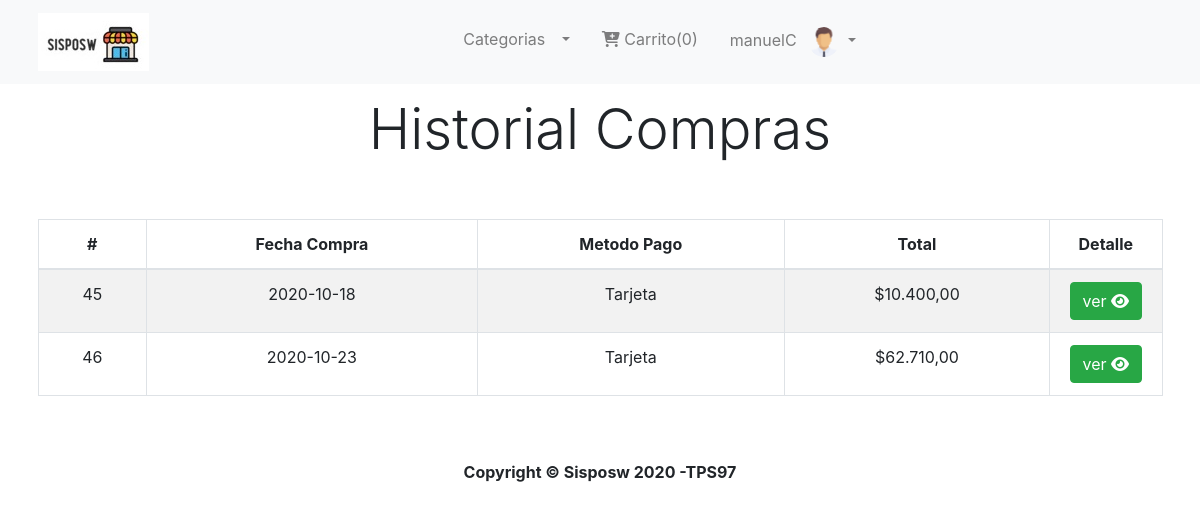
Page /HistorialCompras.php (signed in) on the committed database.
### tables this page shows
CREATE TABLE `ventas` (
  `id_venta` int(11) NOT NULL,
  `cliente` int(11) NOT NULL,
  `fecha_venta` varchar(10) NOT NULL,
  `total` double(20,2) NOT NULL,
  `metodo_pag` varchar(80) DEFAULT NULL
);

### control/conexion.php (called while the page is built, shortened)
<?php
	class Conexion {
		private $conectar;
		public function __construct() {
			$cadenaconexion = "mysql:hos=".servidor.";dbname=".bd.";charset=utf8";
			try {
			$this->conectar = new PDO($cadenaconexion,usuario,clave);
			$this->conectar->setAttribute(PDO::ATTR_ERRMODE, PDO::ERRMODE_EXCEPTION);
			} catch (PDOException $error) {
			}
		}
		public function conectar(){
			return $this->conectar;
		}
	}

### control/CtrlVentas.php (called while the page is built, shortened)
<?php
require_once "conexion.php";
class CtrlVentas extends Conexion
{
    private $conexion;
    function __construct()
    {
        $this->conexion = new Conexion();
        $this->conexion = $this->conexion->conectar();
    }
    public function listaVentasCliente($id_cliente)
    {
        $sql = "SELECT * FROM ventas WHERE cliente=" . $id_cliente;
        $ejecutar = $this->conexion->query($sql);
        $respuesta = $ejecutar->fetchall(PDO::FETCH_ASSOC);
        return $respuesta;
    }
}

### HistorialCompras.php (the view, shortened to what this page needs)
<?php
require_once "control/CtrlVentas.php";
$login = $_SESSION['login'];
$id_cliente = $login['id_cliente'];
$CtrlVentas = new CtrlVentas();
$historial = $CtrlVentas->listaVentasCliente($id_cliente);
?>
<!doctype html>
<html lang="es">
<head>
  <?php include "plantilla/link.php" ?>
</head>
<body>
  <?php include 'plantilla/cabecera.php'; ?>
  <br><br>
  <h2 class="display-4 text-center">Historial Compras</h2>
  <br><br>
  <div class="container">
    <div class="table-responsive">
      <table id="tablacompras" class="table table-striped table-bordered">
        <thead class="text-center">
          <th>#</th>
          <th>Fecha Compra</th>
          <th>Metodo Pago</th>
          <th>Total</th>
          <th>Detalle</th>
        </thead>
        <tbody>
          <?php
          foreach ($historial as $venta) {
          ?>
            <tr>
              <td class="text-center"><?php echo $venta['id_venta'] ?></td>
              <td class="text-center"><?php echo $venta['fecha_venta'] ?></td>
              <td class="text-center"><?php echo $venta['metodo_pag'] ?></td>
              <td class="text-center">$<?php echo number_format($venta['total'],2,',','.') ?></td>
              <td width="10% text-center" align="center">
                <form action="factura/factura.php" method="POST">
                  <button class=" btn btn-success " type="submit" <b>ver</b>
                    <i class='fas fa-eye'></i>
                  </button>
                </form>
              </td>
            </tr>
          <?php
          }
          ?>
        </tbody>
      </table>
    </div>
  </div>
  <?php include 'plantilla/piepagina.php'; ?>
</body>
</html>

### rows in the picture
ventas: id_venta "45", fecha_venta "2020-10-18", metodo_pag "Tarjeta", total "10.400,00"
ventas: id_venta "46", fecha_venta "2020-10-23", metodo_pag "Tarjeta", total "62.710,00"

### other values in the picture
$login['nick'] "manuelC"
